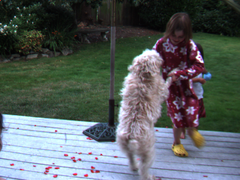
#> input picture ps5/input/DataSeq2/0.png, 240 x 180 px, shrunk from 640 x 480 before the run, found by its file name
$ python test.py   (Python 2 division)
#> lines starting #> are read from the running program, lines starting #| are printed output that depends on the picture
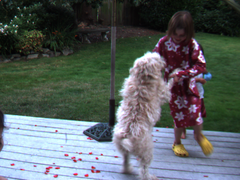
#> input picture ps5/input/DataSeq2/1.png, 240 x 180 px, shrunk from 640 x 480 before the run, found by its file name
### ps5/pyramids.py
import numpy as np
import cv2
from scipy import signal

def generate_wkernel(a):
    w_vec = np.array([0.25 - a/2, 0.25, a, 0.25, 0.25 - a/2], dtype=np.float32)
    w_kernel = np.outer(w_vec.T, w_vec)
    return w_kernel

def reduce(img):
    w = generate_wkernel(0.4)
    filtered_img = signal.convolve2d(img, w, mode='same', boundary='symm')
    reduced_img = filtered_img[0:-1:2,0:-1:2]
    return reduced_img

def expand(img):
    width = img.shape[1]
    height = img.shape[0]
    expanded_img = np.zeros((2 * height - 1, 2 * width - 1))
    w_kernel = generate_wkernel(0.4)
    for i in range(2 * height - 1):
        for j in range(2 * width - 1):
            wsum = 0
            for m in range(-2, 3):
                for n in range(-2, 3):
                    if (i - m) % 2 != 0 or (j - n) % 2 != 0:
                        continue
                    r = 0
                    c = 0
                    if i - m >= 0 and i - m < 2 * height - 1:
                        r = (i - m) / 2
                    elif i - m < 0:
                        r = 0
                    else:
                        r = height - 1

                    if j - n >= 0 and j - n < 2 * width - 1:
                        c = (j - n) / 2
                    elif j - n < 0:
                        c = 0
                    else:
                        c = width - 1

                    wsum += w_kernel[m + 2, n + 2] * img[r, c]
            expanded_img[i, j] = 4 * wsum

    return expanded_img

def gaussian_pyramids_gen(img, n):

#> called with n = 4
    pyramids_lst = []
    last_layer = img
    pyramids_lst.append(last_layer)

    for i in range(n - 1):
        last_layer = reduce(last_layer)
        pyramids_lst.append(last_layer)
#> after the loop, pyramids_lst = 4 items

    return pyramids_lst

# [17 lines left out: function laplacian_pyramids_gen, not called in this run]

### ps5/opticalflow.py
import numpy as np
import sys
import math
import cv2
import copy
from scipy import signal
import matplotlib.pyplot as plt

def calculate_LK(frame1, frame2, filter_size = (31,31), thresh = 50):
    img_u = np.zeros(frame1.shape)
    img_v = np.zeros(frame2.shape)

    #frame1 = cv2.GaussianBlur(frame1, filter_size, 2)
    #frame2 = cv2.GaussianBlur(frame2, filter_size, 2)

    gy, gx = np.gradient(frame1)

    gt = frame1 - frame2

    gxx = gx * gx
    gxy = gx * gy
    gyy = gy * gy

    gxt = gx * gt
    gyt = gy * gt

    gxx_wsum = cv2.boxFilter(gxx, -1, ksize = filter_size, normalize = True)
    gxy_wsum = cv2.boxFilter(gxy, -1, ksize = filter_size, normalize = True)
    gyy_wsum = cv2.boxFilter(gyy, -1, ksize = filter_size, normalize = True)

    gxt_wsum = cv2.boxFilter(gxt, -1, ksize = filter_size, normalize = True)
    gyt_wsum = cv2.boxFilter(gyt, -1, ksize = filter_size, normalize = True)

    for i in range(0, gxx_wsum.shape[0]):
        for j in range(0, gxx_wsum.shape[1]):
            A = np.array([[gxx_wsum[i, j], gxy_wsum[i, j]], [gxy_wsum[i, j], gyy_wsum[i, j]]])
            det = np.linalg.det(A)
            if det != 0:
                b = np.array([- gxt_wsum[i, j], - gyt_wsum[i, j]]).T
                A_inv = np.linalg.inv(A)
                d = np.dot(A_inv, b)
                if abs(d[0]) < thresh:
                    img_u[i, j] = d[0]
                if abs(d[1]) < thresh:
                    img_v[i, j] = d[1]

    op_flow = np.zeros(img_u.shape + (2,))
    op_flow[..., 0] = img_u
    op_flow[..., 1] = img_v

    return op_flow

# [43 lines left out: function lk_optic_flow, not called in this run]

def vis_optic_flow_arrows(img, flow, filename, show=True):
    x = np.arange(0, img.shape[1], 1)
    y = np.arange(0, img.shape[0], 1)
    x, y = np.meshgrid(x, y)
    plt.figure()
    fig = plt.imshow(img, cmap='gray', interpolation='bicubic')
    plt.axis('off')
    fig.axes.get_xaxis().set_visible(False)
    fig.axes.get_yaxis().set_visible(False)
    step = img.shape[0] / 50
    plt.quiver(x[::step, ::step], y[::step, ::step],
               flow[::step, ::step, 0], flow[::step, ::step, 1],
               color='r', pivot='middle', headwidth=2, headlength=3)

    plt.savefig(filename, bbox_inches='tight', pad_inches=0)

    if show:
        plt.show()

### ps5/test.py
import numpy as np
import math
import os
from scipy import signal
import cv2
import opticalflow
import pyramids

def get_op_result(frame1, frame2, n, half_filter):
    frame1_pyr_lst = pyramids.gaussian_pyramids_gen(frame1, n)
#> frame1_pyr_lst = 4 items
    frame2_pyr_lst = pyramids.gaussian_pyramids_gen(frame2, n)
#> frame2_pyr_lst = 4 items

    img_u = np.zeros(frame1_pyr_lst[-1].shape)
    img_v = np.zeros(frame1_pyr_lst[-1].shape)

    warped_img = np.zeros(frame1_pyr_lst[0].shape)

    for i in range(0, n):

        cur_layer_img1 = frame1_pyr_lst[n - 1 - i]
        cur_layer_img2 = frame2_pyr_lst[n - 1 - i]

        if i != 0:
            img_u = pyramids.expand(img_u) * 2
            img_v = pyramids.expand(img_v) * 2
            if img_u.shape != cur_layer_img1.shape:
                padding_u = np.zeros(cur_layer_img1.shape)
                padding_u[0:img_u.shape[0], 0:img_u.shape[1]] = img_u
                img_u = padding_u
                padding_v = np.zeros(cur_layer_img1.shape)
                padding_v[0:img_v.shape[0], 0:img_v.shape[1]] = img_v
                img_v = padding_v

        width = cur_layer_img1.shape[1]
        height = cur_layer_img1.shape[0]

        x = np.linspace(0, width - 1, width)
        y = np.linspace(0, height - 1, height)
        xv, yv = np.meshgrid(x, y)

        xv = xv + img_u
        yv = yv + img_v

        warped_img = cv2.remap(cur_layer_img1, xv.astype(np.float32), yv.astype(np.float32), cv2.INTER_LINEAR)

        filter_shape = (2 * half_filter - 1, 2 * half_filter - 1)

        op_flow = opticalflow.calculate_LK(warped_img, cur_layer_img2, filter_shape, 10)

        half_filter = half_filter * 2
        img_u = img_u + op_flow[..., 0]
        img_v = img_v + op_flow[..., 1]
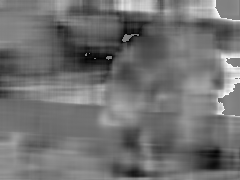
#> img_v: shape (180, 240) float64; min -10.35, max 10.56, mean -1.06; drawn with min black and max white
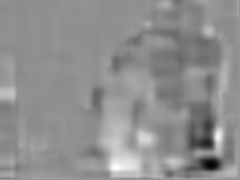
#> padding_u: shape (180, 240) float64; min -11.69, max 8.16, mean -0.52; drawn with min black and max white
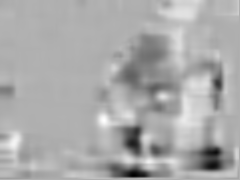
#> padding_v: shape (180, 240) float64; min -7.76, max 3.52, mean -0.213; drawn with min black and max white
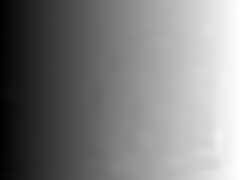
#> xv: shape (180, 240) float64; min -2.15, max 239.1, mean 119; drawn with min black and max white
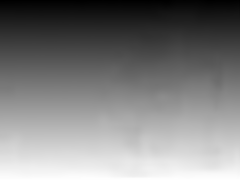
#> yv: shape (180, 240) float64; min -0.561, max 179, mean 89.3; drawn with min black and max white
#> after the loop, half_filter = 32

    return warped_img, img_u, img_v

frame1 = cv2.imread(os.path.join('input\\DataSeq2', '0.png'), 0)
frame2 = cv2.imread(os.path.join('input\\DataSeq2', '1.png'), 0)

warped_img, img_u, img_v = get_op_result(frame1, frame2, 4, 2)

op_flow = np.zeros(frame1.shape + (2,))
op_flow[..., 0] = img_u
op_flow[..., 1] = img_v

cv2.imwrite(os.path.join('output', 'test0.png'), warped_img)
cv2.imwrite(os.path.join('output', 'test1.png'), frame2)
opticalflow.vis_optic_flow_arrows(frame1, op_flow, os.path.join('output', 'test2.png'), show=False)
#> in vis_optic_flow_arrows, `step = img.shape[0] / 50`: step = 3
#> in vis_optic_flow_arrows, `plt.savefig(filename, bbox_inches='tight', pad_inches=0)`:
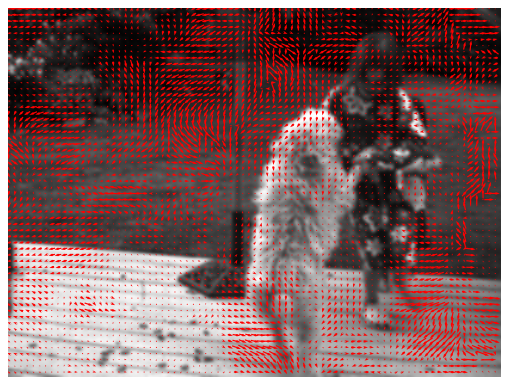
#> figure drawn by matplotlib, 1 panel
